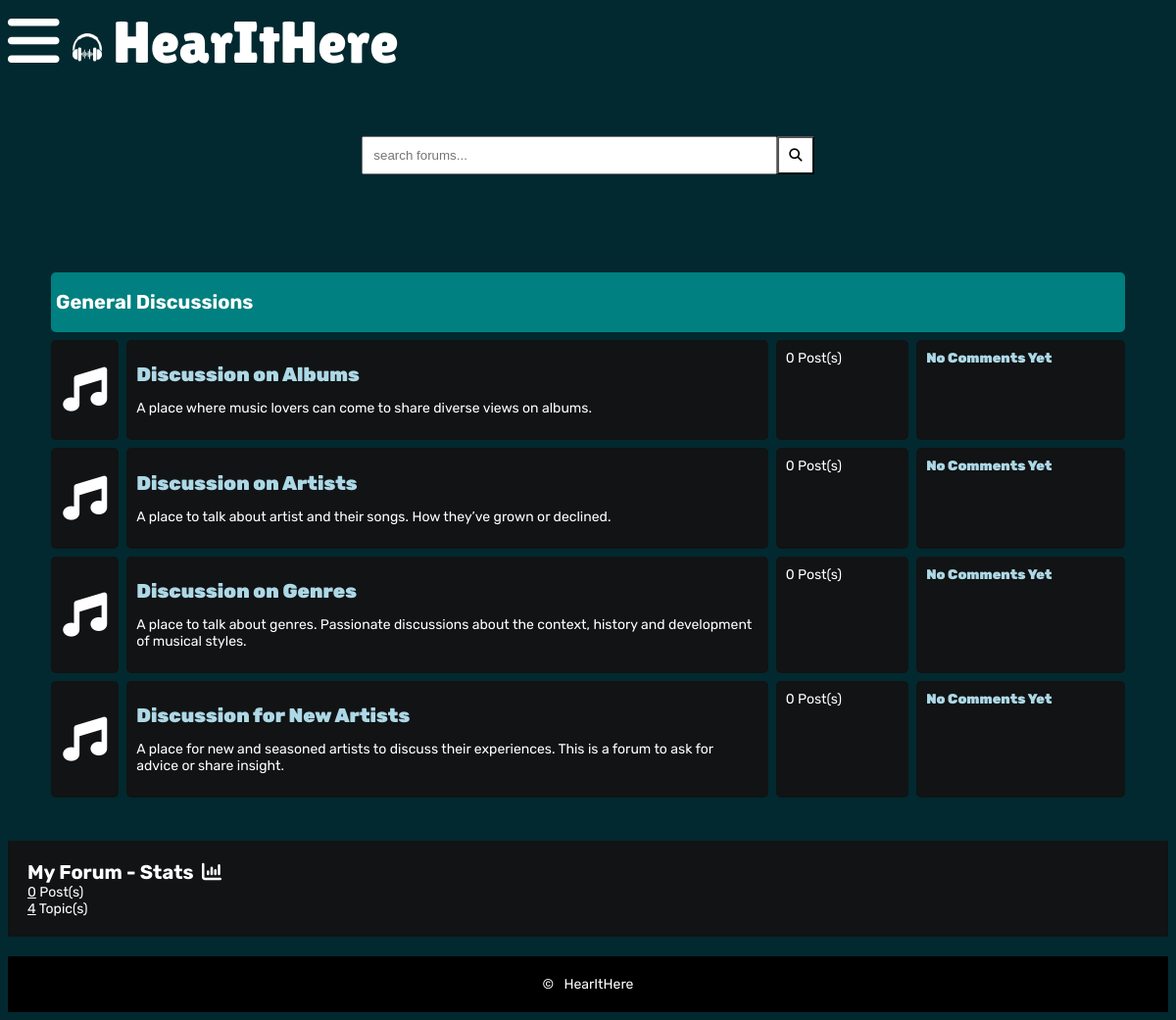
The page / on the database its author committed.
### forum/models.py (models this page shows, shortened)
class Category(models.Model):
    title = models.CharField(max_length=50, unique=True, null=False)
    content = models.CharField(max_length=500, null=True)

### homepage/views.py (the view)
# urls.py: path('', views.home_response, name='home'),
def home_response(request):
    categories = Category.objects.all()
    total = 0
    for category in categories:
        total += category.post_set.count()
    return render(request, 'index.html', {'categories': categories, 'total': total})

### homepage/templates/index.html (shortened to what this page needs)
{% extends 'templates/base.html' %}
{% block content %}
<div class = "container">
    <div class = "subforum">
        <div class = "subforum-title">
            <h1>General Discussions</h1>
        </div>
        {% for category in categories %}
            <div class = "subforum-row">
                <div class = "subforum-icon subforum-column center">
                    <i class="fa-solid fa-music"></i>
                </div>
                <div class = "subforum-description subforum-column">
                    <h1><a href="{% url 'forum:posts' category_id=category.id %}">{{ category.title }}</a></h1>
                    <p>{{ category.content }}</p>
                </div>
                <div class = "subforum-stats subforum-column">
                    <span>{{ category.post_set.count }} Post(s)</span>
                </div>
                <div class = "subforum-info subforum-column">
                    {% if category.post_set.last %}
                        <b><a href="{% url 'forum:view_post' category_id=category.id post_id=category.post_set.last.id%}">
                            Last Post</a></b> by
                        <a href="{% url 'account:profile' username=category.post_set.last.user.username %}">
                            {{ category.post_set.last.user.username }}</a>
                        <br>
                        on <small>{{ category.post_set.last.time  }}</small>
                    {% else %}
                        <b><a>No Comments Yet</a></b>
                    {% endif %}
                </div>
            </div>
        {% endfor %}
    </div>
</div>
<div class = "forum-info">
    <div class = "chart">
        My Forum - Stats &nbsp;<i class = "fa fa-bar-chart"></i>
    </div>
    <div>
      <span><u>{{ total }}</u> Post(s)
          <br>
          <u>{{ categories|length }}</u> Topic(s)</span>
    </div>
</div>
{% endblock %}

### static/css/style.css (style rules this page uses)
* { box-sizing: content-box ; }
html { font-size: 14px; font-family: 'Rubik', sans-serif; background: rgb(2, 41, 48) 100%; color: #fff; }
a { color: lightblue; font-weight: bolder; text-decoration: none; }
h1 { font-size: 20px; font-weight: bolder; }
.container { margin: 20px; padding: 20px; }
.subforum { margin-top: 20px; }
.subforum-title { background-color: teal; padding: 5px; border-radius: 5px; margin: 4px; }
.subforum-description { margin-block: 0; }
.subforum-row { display: grid; grid-template-columns: 7% 60% 13% 20% }
.subforum-column { padding: 10px; margin: 4px; border-radius: 5px; background-color: #111314; }
.center { display: flex; justify-content: center; align-items: center; }
.subforum-icon { font-size: 45px; }
.forum-info { padding: 20px; background-color: #111314; }
.chart { font-size: 20px; font-weight: bold; }

### rows shown on the page
Category: title "Discussion on Albums", content "A place where music lovers can come to share diverse views on albums.", post_set.count "0", shows "No Comments Yet"
Category: title "Discussion on Artists", content "A place to talk about artist and their songs. How they’ve grown or declined.", post_set.count "0", shows "No Comments Yet"
Category: title "Discussion on Genres", content "A place to talk about genres. Passionate discussions about the context, history and development of musical styles.", post_set.count "0", shows "No Comments Yet"
Category: title "Discussion for New Artists", content "A place for new and seasoned artists to discuss their experiences. This is a forum to ask for advice or share insight.", post_set.count "0", shows "No Comments Yet"

### other values the page prints
{{ total }} "0"
{{ categories|length }} "4"
